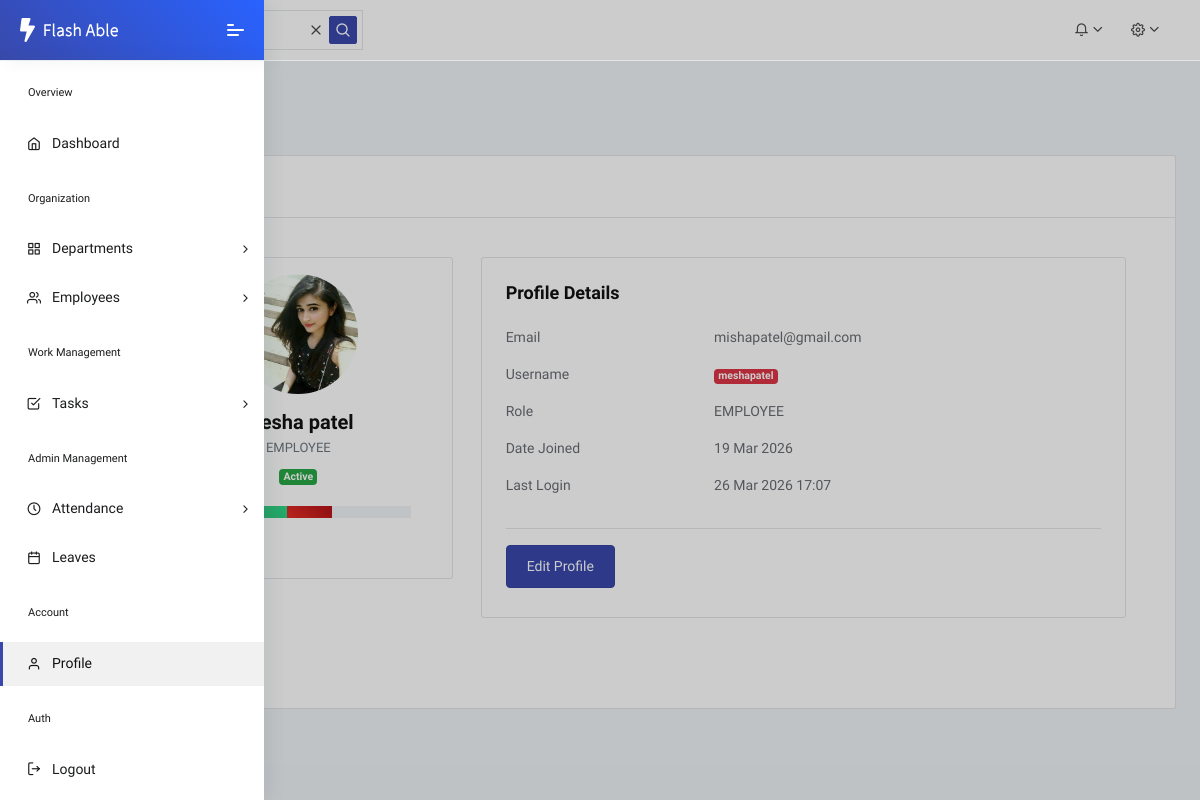
/admin_profile/ (signed in), run on an earlier commit of the app's database.
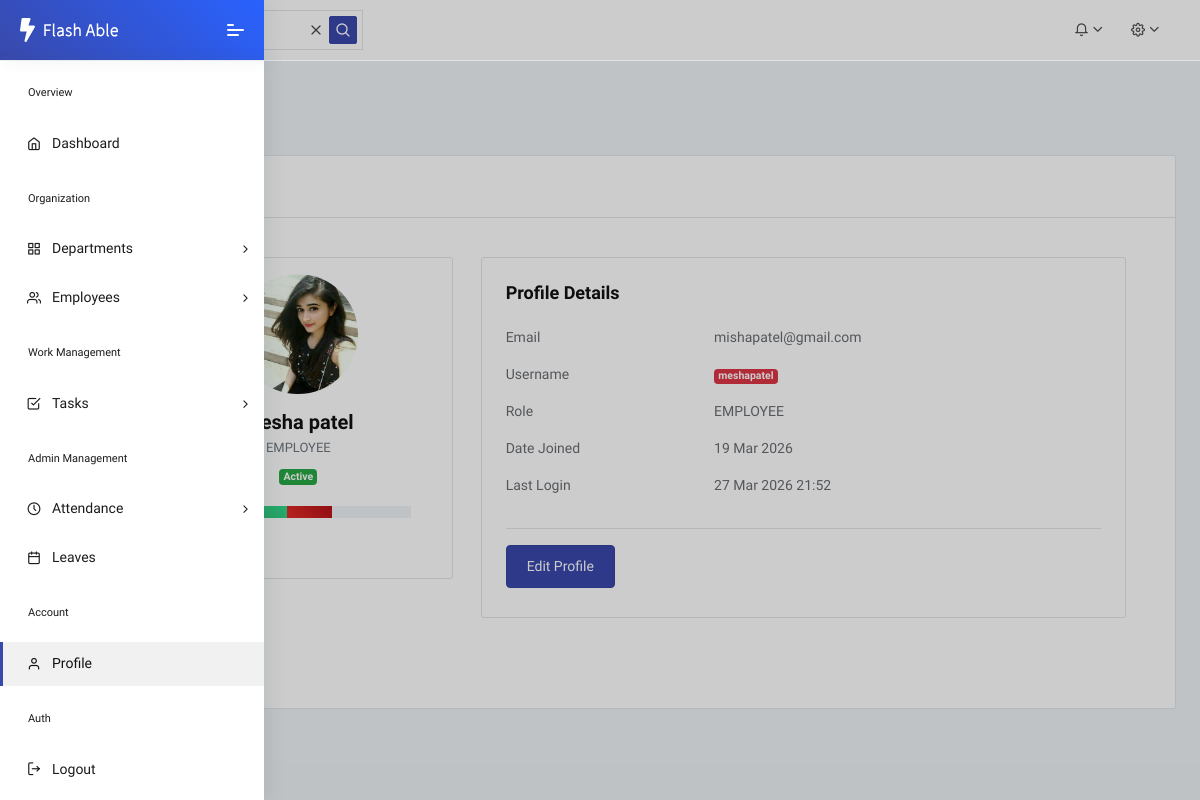
And on a later commit of the database.
### core/models.py (models this page shows, shortened)
class User(AbstractUser):
    ROLE_CHOICES = [
        ("ADMIN", "Admin"),
        ("EMPLOYEE", "Employee"),
    ]
    role = models.CharField(max_length=20, choices=ROLE_CHOICES)
    phone = models.CharField(max_length=15, blank=True)
    address = models.TextField(blank=True)
    email = models.EmailField(unique = True)
    is_active = models.BooleanField(default=True)
    profile_pic = models.ImageField(
        upload_to="profile_pics/",
        default="profile_pics/default.png",
        blank=True
    )
    otp = models.IntegerField(null=True, blank=True)
    otp_created_at = models.DateTimeField(null=True,blank=True)
    otp_attempts = models.IntegerField(default=0)

### core/views.py (the view, shortened to what this page needs)
# urls.py: path('admin_profile/', views.admin_profile, name='admin-profile'),
@login_required
def admin_profile(request):
    user = request.user
    context = {
        'user' : user
    }
    return render(request, 'profile/Admin_profile.html',context)

### core/templates/profile/Admin_profile.html (shortened to what the changed rows need)
{% extends 'dashboard/Admin_Dashboard.html' %}
{% load static %}
{% block mein %}
  <div class="pcoded-main-container">
    <div class="pcoded-wrapper">
        <div class="pcoded-content">
            <div class="pcoded-inner-content">
                <div class="main-body">
                    <div class="page-wrapper">
                        <div class="row">
                            <div class="col-sm-12">
                                <div class="card">
                                    <div class="card-body">
                                        <div class="card-body">
                                            <div class="row">
                                              <div class="col-md-4">
                                                <div class="card text-center p-3">
                                                  {% if request.user.profile_pic %}
                                                    <img src="{{ request.user.profile_pic.url }}"
                                                         class="rounded-circle mx-auto mb-3" width="120" height="120">
                                                  {% else %}
                                                    <img src="{% static 'images/default.png' %}"
                                                         class="rounded-circle mx-auto mb-3" width="120" height="120">
                                                  {% endif %}
                                                  <h4 class="mb-1">
                                                    {{ request.user.first_name }} {{ request.user.last_name }}
                                                  </h4>
                                                  <p class="text-muted mb-2">{{ request.user.role }}</p>
                                                  <div class="md-1">
                                                    <span class="badge badge-success fw-bold">
                                                      </span>
                                                  </div>
                                                  <div class="card-body">
                                                    <div class="progress mb-4">
                                                    </div>
                                                </div>
                                                </div>
                                              </div>
                                              <div class="col-md-8">
                                                <div class="card p-4">
                                                  <div class="row mb-3">
                                                    <div class="col-sm-4"><strong>Email</strong></div>
                                                    <div class="col-sm-8">{{ request.user.email }}</div>
                                                  </div>
                                                  <div class="row mb-3">
                                                    <div class="col-sm-8"><span class="badge badge-danger">{{ request.user.username }}</span></div>
                                                  </div>
                                                  <div class="row mb-3">
                                                    <div class="col-sm-4"><strong>Role</strong></div>
                                                    <div class="col-sm-8">{{ request.user.role }}</div>
                                                  </div>
                                                  <div class="row mb-3">
                                                    <div class="col-sm-4"><strong>Date Joined</strong></div>
                                                    <div class="col-sm-8">
                                                      {{ request.user.date_joined|date:"d M Y" }}
                                                    </div>
                                                  </div>
                                                  <div class="row mb-3">
                                                    <div class="col-sm-4"><strong>Last Login</strong></div>
                                                    <div class="col-sm-8">
                                                      {{ request.user.last_login|date:"d M Y H:i" }}
                                                    </div>
                                                  </div>
                                                </div>
                                              </div>
                                            </div>//
                                        </div>
                                    </div>
                                </div>
                            </div>
                        </div>
                    </div>
                </div>
            </div>
        </div>
    </div>
</div>
{% endblock %}

What changed in the data, as far as the page shows it:
changed User "Mesha": user.last_login "26 Mar 2026 17:07" → "27 Mar 2026 21:52"
